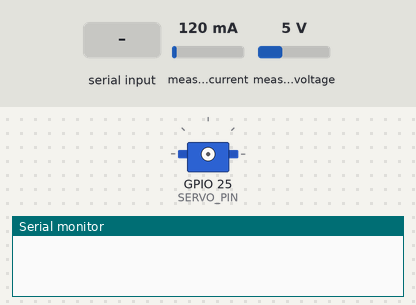
Simulated run of this sketch. Board: ESP32. On the bench: servo, the last lines printed to the serial monitor. The inputs (shaded band) are chosen by the test bench; at power-on: measured current 120 mA, measured voltage 5 V.

Above: at 0.0 s.
At 2.2 s:
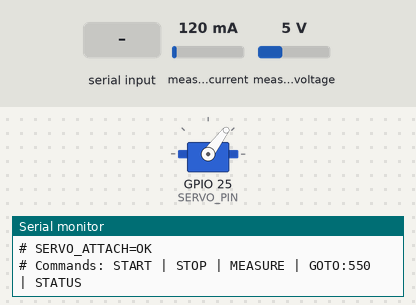
2.3 s: "START\n" received over Serial
At 2.9 s:
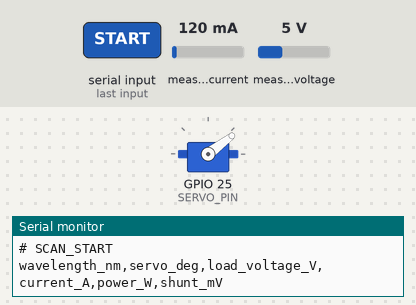
Timing chart, 0 to 21.4 s (numbered marks = the images above; inputs shaded):
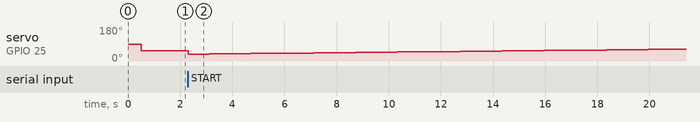

The sketch:

SpeScanPV_ESP32.ino
```cpp
/*
  SpeScan-PV - ESP32 firmware
  Photovoltaic spectral response scanner prototype

  Hardware:
  - ESP32 / ESP32-PICO-DevKitM-2
  - INA219 current/voltage sensor (I2C)
  - DS3218 servo motor controlling diffraction grating
  - Optional Nextion display (UART)

  IMPORTANT:
  The wavelength-to-servo calibration table below contains STARTING VALUES ONLY.
  It MUST be replaced by experimentally measured calibration points for the real
  optical geometry of the prototype.
*/

#include <Arduino.h>
#include <Wire.h>
#include <Adafruit_INA219.h>
#include <ESP32Servo.h>

// ---------------- Pin configuration ----------------
static const int I2C_SDA = 21;
static const int I2C_SCL = 22;
static const int SERVO_PIN = 25;
static const int NEXTION_RX = 32;  // ESP32 RX <- Nextion TX
static const int NEXTION_TX = 33;  // ESP32 TX -> Nextion RX

// ---------------- Measurement configuration ----------------
static const uint16_t LAMBDA_MIN_NM = 400;
static const uint16_t LAMBDA_MAX_NM = 1100;
static const uint16_t LAMBDA_STEP_NM = 10;
static const uint16_t SETTLE_TIME_MS = 500;
static const uint8_t SAMPLE_COUNT = 10;
static const uint16_t SAMPLE_INTERVAL_MS = 20;

// DS3218 270-degree servo: typical pulse range. Verify on your exact servo.
static const int SERVO_MIN_US = 500;
static const int SERVO_MAX_US = 2500;
static const float SERVO_MAX_DEG = 270.0f;

// ---------------- Optical calibration ----------------
// Replace these example anchors after calibration with a reference spectrometer
// or known spectral lines. Angles must be monotonic with wavelength.
struct CalibrationPoint {
  float wavelengthNm;
  float servoDeg;
};

CalibrationPoint calibration[] = {
  {400.0f,  55.0f},
  {550.0f,  80.0f},
  {700.0f, 105.0f},
  {850.0f, 130.0f},
  {1100.0f, 170.0f}
};
static const size_t CAL_COUNT = sizeof(calibration) / sizeof(calibration[0]);

Adafruit_INA219 ina219;
Servo gratingServo;
HardwareSerial nextion(2);

volatile bool stopRequested = false;
bool inaOk = false;

struct Measurement {
  float busVoltageV;
  float shuntVoltageMv;
  float loadVoltageV;
  float currentMa;
  float powerMw;
};

float interpolateServoAngle(float wavelengthNm) {
  if (wavelengthNm <= calibration[0].wavelengthNm) return calibration[0].servoDeg;
  if (wavelengthNm >= calibration[CAL_COUNT - 1].wavelengthNm) return calibration[CAL_COUNT - 1].servoDeg;

  for (size_t i = 0; i < CAL_COUNT - 1; ++i) {
    const CalibrationPoint &a = calibration[i];
    const CalibrationPoint &b = calibration[i + 1];
    if (wavelengthNm >= a.wavelengthNm && wavelengthNm <= b.wavelengthNm) {
      float t = (wavelengthNm - a.wavelengthNm) / (b.wavelengthNm - a.wavelengthNm);
      return a.servoDeg + t * (b.servoDeg - a.servoDeg);
    }
  }
  return calibration[0].servoDeg;
}

int angleToPulseUs(float angleDeg) {
  angleDeg = constrain(angleDeg, 0.0f, SERVO_MAX_DEG);
  return (int)(SERVO_MIN_US + (angleDeg / SERVO_MAX_DEG) * (SERVO_MAX_US - SERVO_MIN_US));
}

void setWavelength(float wavelengthNm) {
  float angleDeg = interpolateServoAngle(wavelengthNm);
  int pulseUs = angleToPulseUs(angleDeg);
  gratingServo.writeMicroseconds(pulseUs);
  delay(SETTLE_TIME_MS);
}

Measurement readAveragedMeasurement() {
  Measurement m = {0, 0, 0, 0, 0};
  if (!inaOk) return m;

  for (uint8_t i = 0; i < SAMPLE_COUNT; ++i) {
    float shuntMv = ina219.getShuntVoltage_mV();
    float busV = ina219.getBusVoltage_V();
    float currentMa = ina219.getCurrent_mA();
    float powerMw = ina219.getPower_mW();

    m.shuntVoltageMv += shuntMv;
    m.busVoltageV += busV;
    m.loadVoltageV += busV + shuntMv / 1000.0f;
    m.currentMa += currentMa;
    m.powerMw += powerMw;
    delay(SAMPLE_INTERVAL_MS);
  }

  const float n = (float)SAMPLE_COUNT;
  m.shuntVoltageMv /= n;
  m.busVoltageV /= n;
  m.loadVoltageV /= n;
  m.currentMa /= n;
  m.powerMw /= n;
  return m;
}

void nextionEnd() {
  nextion.write(0xFF); nextion.write(0xFF); nextion.write(0xFF);
}

void nextionSetText(const char* component, const String& value) {
  nextion.print(component);
  nextion.print(".txt=\"");
  nextion.print(value);
  nextion.print("\"");
  nextionEnd();
}

void updateDisplay(float wavelengthNm, const Measurement &m) {
  nextionSetText("tWave", String(wavelengthNm, 0) + " nm");
  nextionSetText("tVolt", String(m.loadVoltageV, 3) + " V");
  nextionSetText("tCurr", String(m.currentMa / 1000.0f, 3) + " A");
  nextionSetText("tPower", String(m.powerMw / 1000.0f, 3) + " W");
}

void printCsvHeader() {
  Serial.println("wavelength_nm,servo_deg,load_voltage_V,current_A,power_W,shunt_mV");
}

void printCsvRow(float wavelengthNm, const Measurement &m) {
  float servoDeg = interpolateServoAngle(wavelengthNm);
  Serial.print(wavelengthNm, 0); Serial.print(',');
  Serial.print(servoDeg, 2); Serial.print(',');
  Serial.print(m.loadVoltageV, 5); Serial.print(',');
  Serial.print(m.currentMa / 1000.0f, 6); Serial.print(',');
  Serial.print(m.powerMw / 1000.0f, 6); Serial.print(',');
  Serial.println(m.shuntVoltageMv, 4);
}

void scanSpectrum() {
  stopRequested = false;
  Serial.println("# SCAN_START");
  printCsvHeader();

  for (uint16_t wl = LAMBDA_MIN_NM; wl <= LAMBDA_MAX_NM; wl += LAMBDA_STEP_NM) {
    if (stopRequested) break;
    setWavelength((float)wl);
    Measurement m = readAveragedMeasurement();
    printCsvRow((float)wl, m);
    updateDisplay((float)wl, m);
  }

  Serial.println(stopRequested ? "# SCAN_ABORTED" : "# SCAN_COMPLETE");
}

void measureAt(float wavelengthNm) {
  wavelengthNm = constrain(wavelengthNm, (float)LAMBDA_MIN_NM, (float)LAMBDA_MAX_NM);
  setWavelength(wavelengthNm);
  Measurement m = readAveragedMeasurement();
  printCsvHeader();
  printCsvRow(wavelengthNm, m);
  updateDisplay(wavelengthNm, m);
}

void processCommand(String cmd) {
  cmd.trim();
  cmd.toUpperCase();

  if (cmd == "START") {
    scanSpectrum();
  } else if (cmd == "STOP") {
    stopRequested = true;
    Serial.println("# STOP_REQUESTED");
  } else if (cmd == "MEASURE") {
    measureAt(550.0f);
  } else if (cmd.startsWith("GOTO:")) {
    float wl = cmd.substring(5).toFloat();
    measureAt(wl);
  } else if (cmd == "STATUS") {
    Serial.print("# INA219="); Serial.println(inaOk ? "OK" : "ERROR");
    Serial.println("# Commands: START | STOP | MEASURE | GOTO:550 | STATUS");
  } else if (cmd.length() > 0) {
    Serial.println("# Unknown command");
  }
}

void setup() {
  Serial.begin(115200);
  delay(500);
  Serial.println();
  Serial.println("# SpeScan-PV firmware starting");

  Wire.setPins(I2C_SDA, I2C_SCL);
  Wire.begin();

  inaOk = ina219.begin(&Wire);
  if (inaOk) {
    // Default library initialization uses 32 V / 2 A calibration.
    ina219.setCalibration_32V_2A();
    Serial.println("# INA219=OK");
  } else {
    Serial.println("# INA219=NOT_FOUND");
  }

  gratingServo.setPeriodHertz(50);
  if (!gratingServo.attach(SERVO_PIN, SERVO_MIN_US, SERVO_MAX_US)) {
    Serial.println("# SERVO_ATTACH=ERROR");
  } else {
    Serial.println("# SERVO_ATTACH=OK");
    setWavelength(550.0f);
  }

  // Explicit pins are used to avoid board-specific UART defaults.
  nextion.begin(9600, SERIAL_8N1, NEXTION_RX, NEXTION_TX);
  nextionSetText("tStatus", "SpeScan-PV ready");

  Serial.println("# Commands: START | STOP | MEASURE | GOTO:550 | STATUS");
}

void loop() {
  if (Serial.available()) {
    String cmd = Serial.readStringUntil('\n');
    processCommand(cmd);
  }
  delay(10);
}
```

Measured:
- after the input at 2.3 s, servo on GPIO 25 (SERVO_PIN): 53° → 37° at once, → 38° 0.80 s later, → 39° 0.80 s later, → 40° 0.80 s later, … (24 changes in this stretch)
